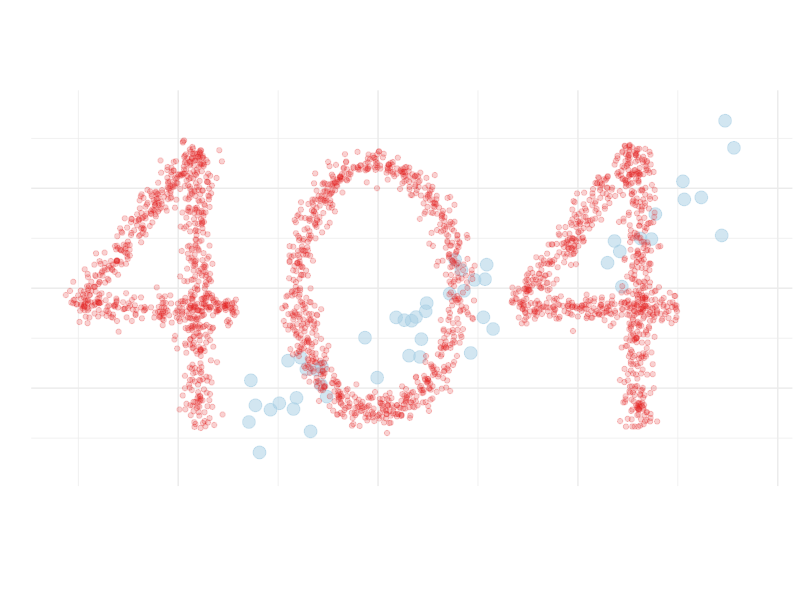
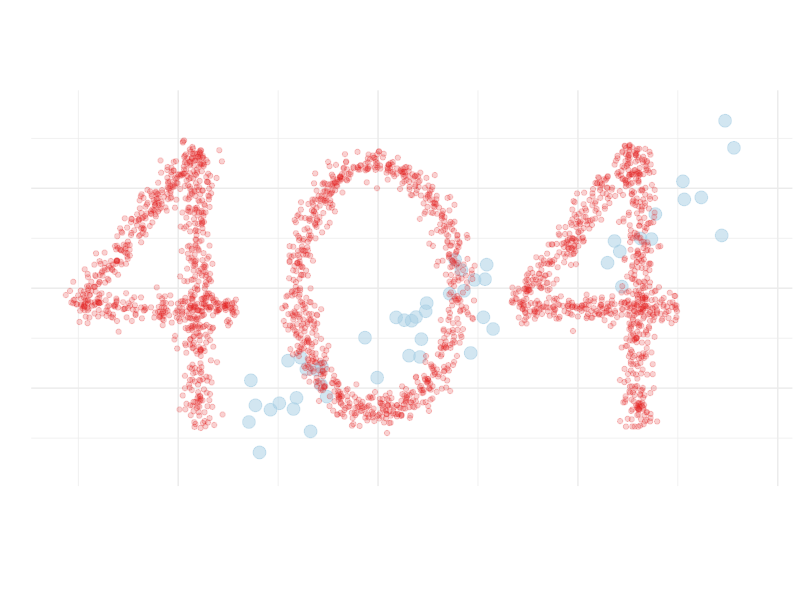

The R source for these figures, in order:
library(tidyverse)
library(RColorBrewer)
set.seed(21)
## Define corners of 4:
#'     4
#'   / |
#'  1----2
#'     |
#'     3
x1 <- c(-3, 0)
x2 <- c(1, 0)
x3 <- c(0, -3)
x4 <- c(0, 4)
## Standard deviation of "scatter" about the digits:
sd <- 0.2
## Density of points contained in 1 unit length:
dens <- 50
## Gap between letter boxes:
gap <- 1.5
## --------------------
## Letters contained in boxes with lenght and width:
width <- x2[1] - x1[1]
height <- x4[2] - x3[2]
## Shift a matrix (of 2-vectors) right or up, or by a 2-vector
shift <- function(nx2mat, vec) {
    multivec <- matrix(vec, byrow=TRUE, ncol=2, nrow=nrow(nx2mat))
    nx2mat + multivec
}
shift_right <- function(nx2mat, x) {
    multivec <- matrix(c(x, 0), byrow=TRUE, ncol=2, nrow=nrow(nx2mat))
    nx2mat + multivec
}
shift_up <- function(nx2mat, y) {
    multivec <- matrix(c(0, y), byrow=TRUE, ncol=2, nrow=nrow(nx2mat))
    nx2mat + multivec
}
## Make a scatterplot rod.
rod <- function(x1, x2, denspts=dens, sigma=sd) {
    len <- sqrt(sum((x2-x1)^2))
    adj <- x2[1] - x1[1]
    opp <- x2[2] - x1[2]
    n <- denspts*len
    x <- runif(n) * len
    y <- rnorm(n) * sigma
    rotation <- matrix(c(adj, opp,
                         -opp, adj),
                       byrow=TRUE,
                       ncol=2) / len
    matrix(c(x, y), ncol=2) %*% 
        rotation %>% 
        shift(x1)
}
oh <- function(width, height, denspts=dens, sigma=sd) {
    ## Use approximate perimeter of oval
    t1 <- 3*(width + height)/2
    t2 <- (3*width+height)*(width+3*height)/4
    len <- pi*(t1 - sqrt(t2))
    n <- len * denspts
    theta <- runif(n)*2*pi
    r_adj <- rnorm(n)*sigma
    x <- (r_adj + width/2)*sin(theta)
    y <- (r_adj + height/2)*cos(theta)
    matrix(c(x, y), ncol=2)
}
four <- function() 
    rbind(rod(x1, x2),
          rod(x1, x4),
          rod(x3, x4)) %>% 
    shift_up(-x3[2] - height/2)

dat404 <- rbind(four() %>% 
                    shift_right(-width/2 - gap - width/4),
                oh(width, height-2*2*sd),
                four() %>% 
                    shift_right(width/2 + gap + 3*width/4)) %>% 
    as.tibble

n_lm <- 50
datlm <- tibble(V1 = runif(n_lm)*13-7.5+4, 
                V2= -1.5 + 0.5*V1 + rnorm(n_lm)*0.7)
cols <- brewer.pal(n=6, name="Paired")[c(1, 6)]


p <- ggplot() +
    geom_point(data=datlm, mapping=aes(x=V1, y=V2),
               colour=cols[1], alpha=0.5, size=4) +
    geom_point(data=dat404, mapping=aes(x=V1, y=V2),
               colour=cols[2], alpha=0.2) +
    labs(x="", y="") +
    lims(y=c(-4.5, 4.5), x=c(NA, 9.5)) + # Excuse the magic numbers. 
    coord_equal() +
    theme_minimal() +
    theme(axis.text=element_blank())
p
ggsave(p, filename="404.png", width=6, height=3, dpi=1000)


